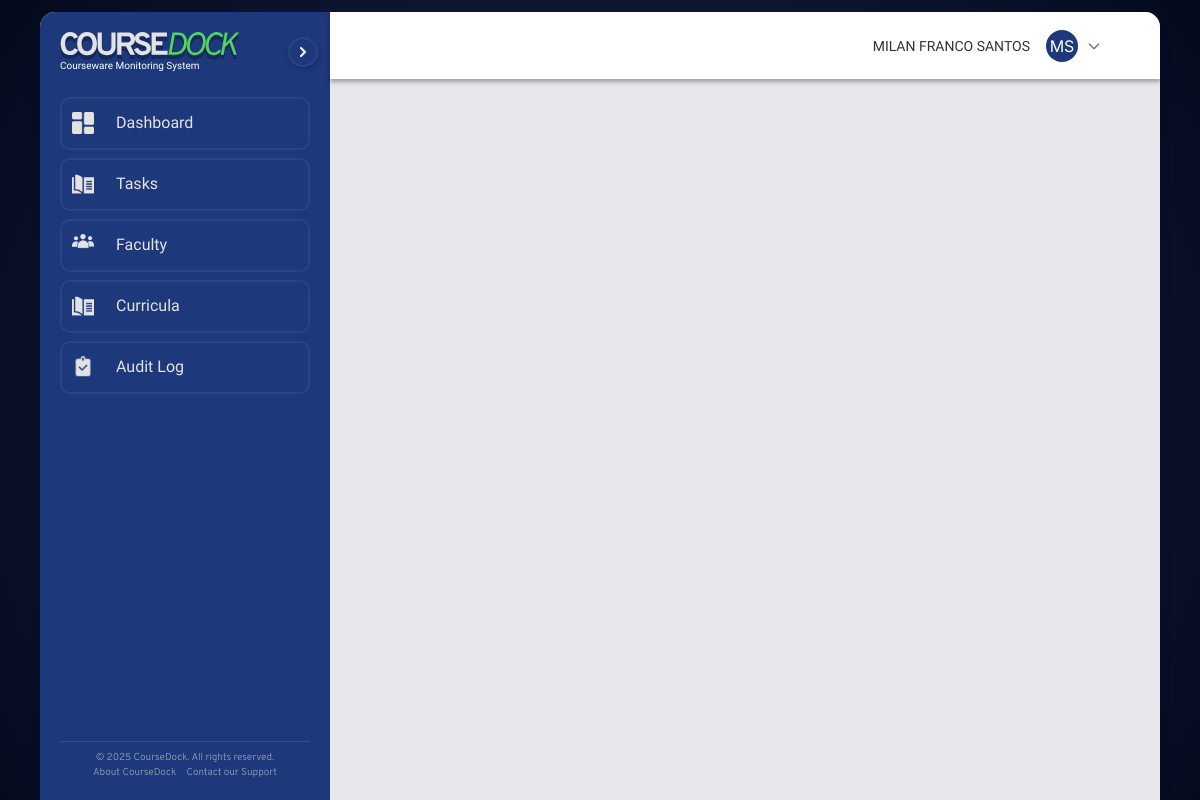
Page /main/profile/profile.php (signed in) on the earlier database version.
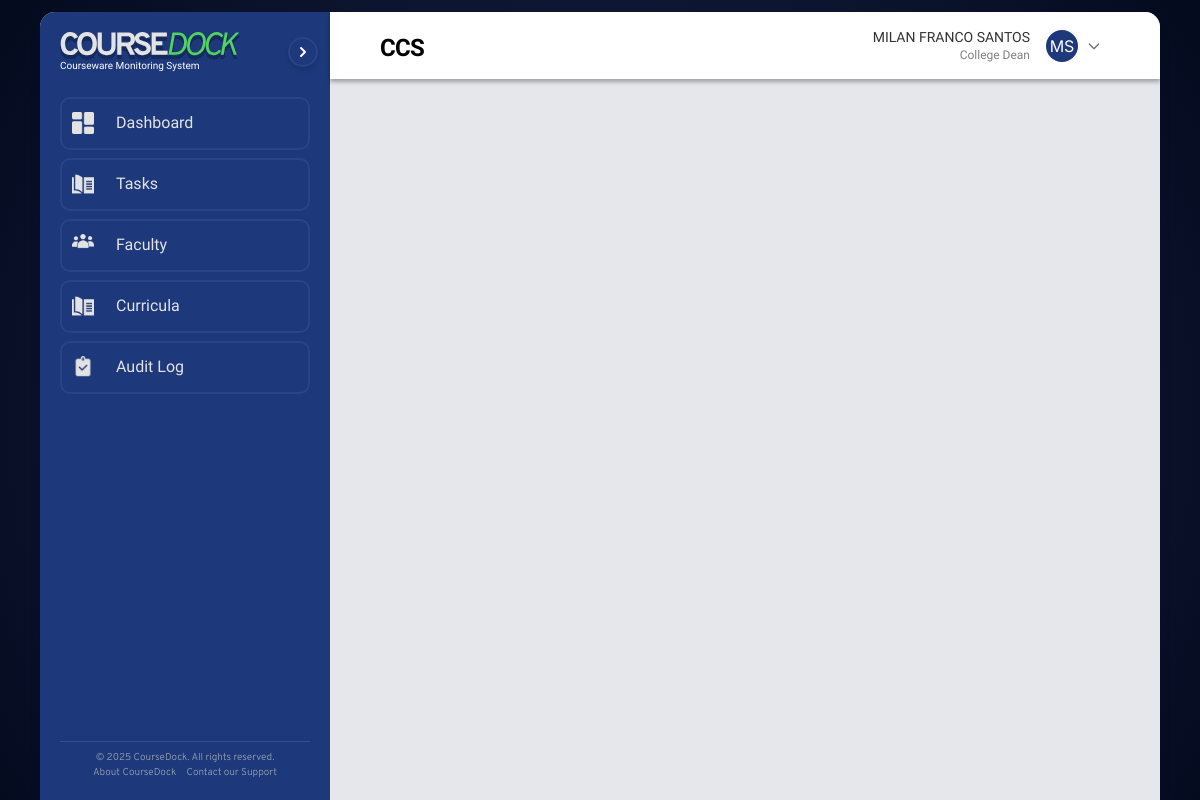
Same page on the later database version.
### tables this page shows
CREATE TABLE `personnel` (
  `PersonnelID` int(11) NOT NULL AUTO_INCREMENT,
  `FirstName` varchar(50) NOT NULL,
  `LastName` varchar(50) NOT NULL,
  `Gender` enum('Male','Female','Other') DEFAULT NULL,
  `Role` varchar(10) DEFAULT NULL,
  `FacultyID` int(11) DEFAULT NULL,
  `AccountID` int(11) DEFAULT NULL,
  PRIMARY KEY (`PersonnelID`),
  KEY `FacultyID` (`FacultyID`),
  KEY `AccountID` (`AccountID`),
  CONSTRAINT `personnel_ibfk_1` FOREIGN KEY (`FacultyID`) REFERENCES `faculties` (`FacultyID`),
  CONSTRAINT `personnel_ibfk_2` FOREIGN KEY (`AccountID`) REFERENCES `accounts` (`AccountID`) ON DELETE SET NULL ON UPDATE CASCADE
);

CREATE TABLE `faculties` (
  `FacultyID` int(11) NOT NULL AUTO_INCREMENT,
  `Faculty` varchar(100) DEFAULT NULL,
  `JoinCode` varchar(5) NOT NULL,
  PRIMARY KEY (`FacultyID`),
  UNIQUE KEY `JoinCode` (`JoinCode`)
);

### main/profile/profile.php (the view, shortened to what the changed rows need)
<?php
$conn = new mysqli("localhost", "root", "", "CMS");
$accountID = $_SESSION['AccountID'];
$userQuery = "SELECT FirstName, LastName FROM personnel WHERE AccountID = ?";
$userStmt = $conn->prepare($userQuery);
$userStmt->bind_param("i", $accountID);
$userStmt->execute();
$userResult = $userStmt->get_result();
$userInfo = $userResult->fetch_assoc();
$query = "SELECT Role, FacultyID FROM personnel WHERE AccountID = ?";
$stmt = $conn->prepare($query);
$stmt->bind_param("i", $accountID);
$stmt->execute();
$result = $stmt->get_result();
$facultyName = '';
if ($row = $result->fetch_assoc()) {
    if (empty($row['FacultyID'])) {
        $showFacultyPopup = true;
    } else {
        $facultyQuery = "SELECT Faculty FROM faculties WHERE FacultyID = ?";
        $facultyStmt = $conn->prepare($facultyQuery);
        $facultyStmt->bind_param("i", $row['FacultyID']);
        $facultyStmt->execute();
        $facultyResult = $facultyStmt->get_result();
        if ($facultyRow = $facultyResult->fetch_assoc()) {
            $facultyName = strtoupper($facultyRow['Faculty']);
        }
    }
    if (!empty($row['Role'])) {
        if ($row['Role'] === 'DN') {
            $userRole = "College Dean";
        } elseif ($row['Role'] === 'PH') {
            $dashboardPage = "dashboard/ph-dash.php";
            $userRole = "Program Head";
        } elseif ($row['Role'] === 'FM') {
            $dashboardPage = "dashboard/fm-dash.php";
            $userRole = "Faculty Member";
        } elseif ($row['Role'] === 'COR') {
            $dashboardPage = "dashboard/ph-dash.php";
            $userRole = "Courseware Coordinator";
    }
}
}
?>
<!DOCTYPE html>
<html lang="en">
<head>
    <link href="../../src/tailwind/output.css" rel="stylesheet" />
    <link href="../../src/styles.css" rel="stylesheet" />
</head>
<body class="w-full h-screen bg-[#020A27] px-10 pt-3 flex items-start justify-center">
    <div class="w-full h-full flex flex-row rounded-t-[15px] overflow-hidden bg-gray-200 shadow-lg">
        <div class="flex-1 flex flex-col h-full ">
            <div class="bg-white px-[50px] py-[20px] h-[67px] flex justify-between items-center w-full box-border" style="box-shadow: 0 3px 4px 0 rgba(0, 0, 0, 0.3);">
                <div class="font-onest text-[24px] font-semibold mt-1" style="letter-spacing: -0.03em;">
                    <?php echo htmlspecialchars($facultyName); ?>
                </div>
                <div class="profile-container relative">
                    <div class="user-info flex items-center">
                        <div class="flex items-center cursor-pointer" onclick="toggleUserMenu(event)">
                        <div class="flex flex-col mr-2">
                            <span class="font-onest text-[14px] font-medium text-[#333]">
                            <?php echo htmlspecialchars($userInfo['FirstName'] . ' ' . $userInfo['LastName']); ?>
                            </span>
                            <span class="font-onest text-[12px] text-[#808080] -mt-[2px]">
                            <?php echo htmlspecialchars($userRole); ?>
                            </span>
                        </div>
                        <div class="w-8 h-8 rounded-full bg-[#1D387B] text-white flex items-center justify-center ml-2">
                            <?php
                            $initials = substr($userInfo['FirstName'], 0, 1) . substr($userInfo['LastName'], 0, 1);
                            echo htmlspecialchars(strtoupper($initials));
                            ?>
                        </div>
                        <svg xmlns="http://www.w3.org/2000/svg" class="h-4 w-4 text-gray-500 ml-2 transition-transform duration-300" id="dropdown-icon" fill="none" viewBox="0 0 24 24" stroke="currentColor">
                            <path stroke-linecap="round" stroke-linejoin="round" stroke-width="2" d="M19 9l-7 7-7-7" />
                        </svg>
                        </div>
                    </div>
                    </div>
             </div>
        </div>
    </div>
</body>
</html>

Differences in the rows shown:
added faculties: Faculty "CCS"
changed personnel "MS": Role (not shown) → "College Dean"
